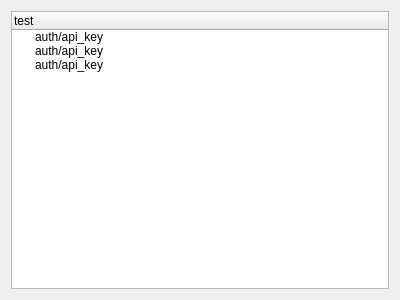
<?xml version="1.0" encoding="UTF-8"?>
<ui version="4.0">
 <class>Form</class>
 <widget class="QWidget" name="Form">
  <property name="geometry">
   <rect>
    <x>0</x>
    <y>0</y>
    <width>400</width>
    <height>300</height>
   </rect>
  </property>
  <property name="windowTitle">
   <string>Form</string>
  </property>
  <layout class="QGridLayout" name="gridLayout">
   <item row="0" column="0">
    <widget class="QTreeWidget" name="test_collect_treeWidget">
     <column>
      <property name="text">
       <string>test</string>
      </property>
     </column>
     <item>
      <property name="text">
       <string>auth/api_key</string>
      </property>
     </item>
     <item>
      <property name="text">
       <string>auth/api_key</string>
      </property>
     </item>
     <item>
      <property name="text">
       <string>auth/api_key</string>
      </property>
     </item>
    </widget>
   </item>
  </layout>
 </widget>
 <resources/>
 <connections/>
</ui>
